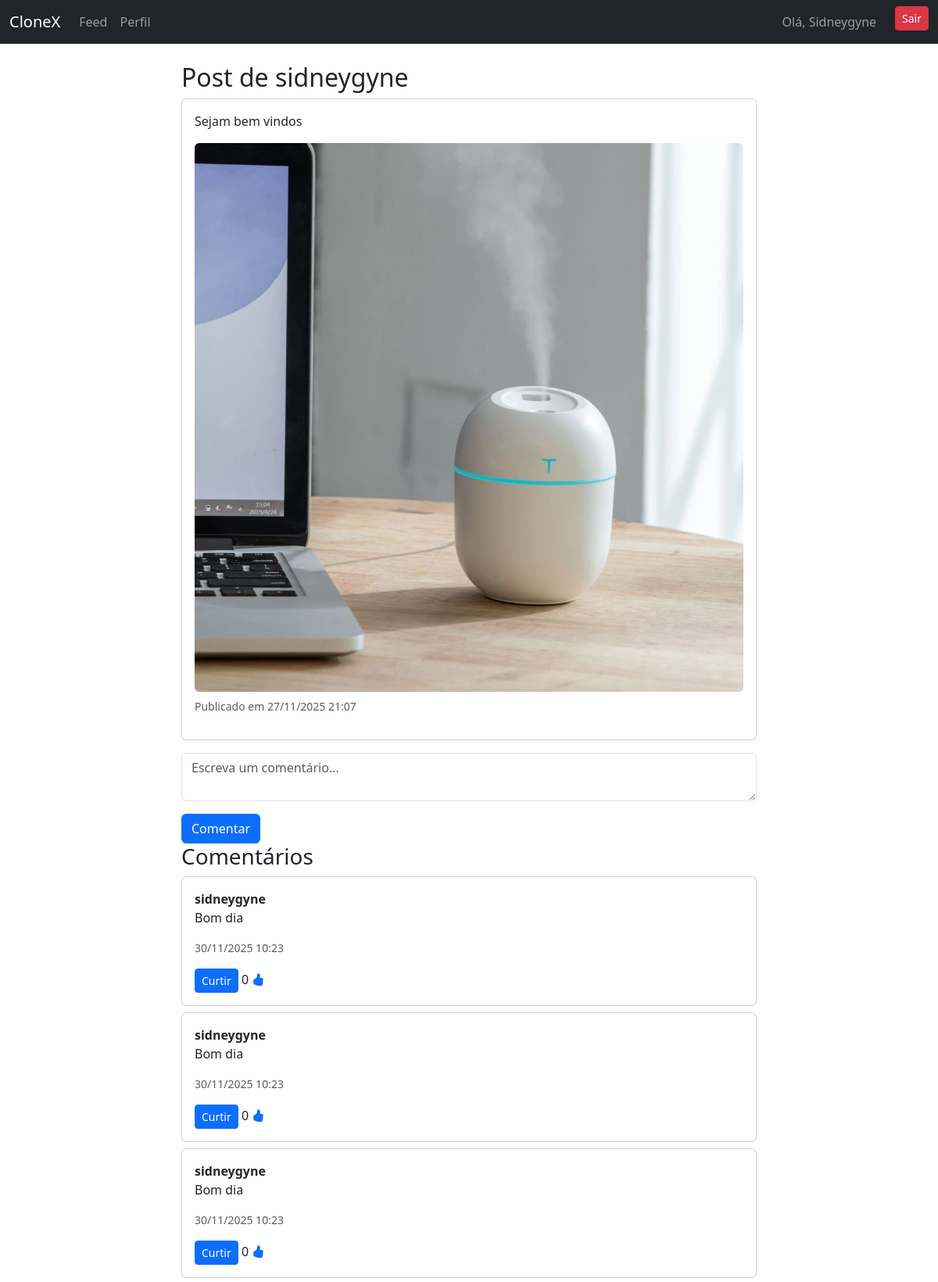
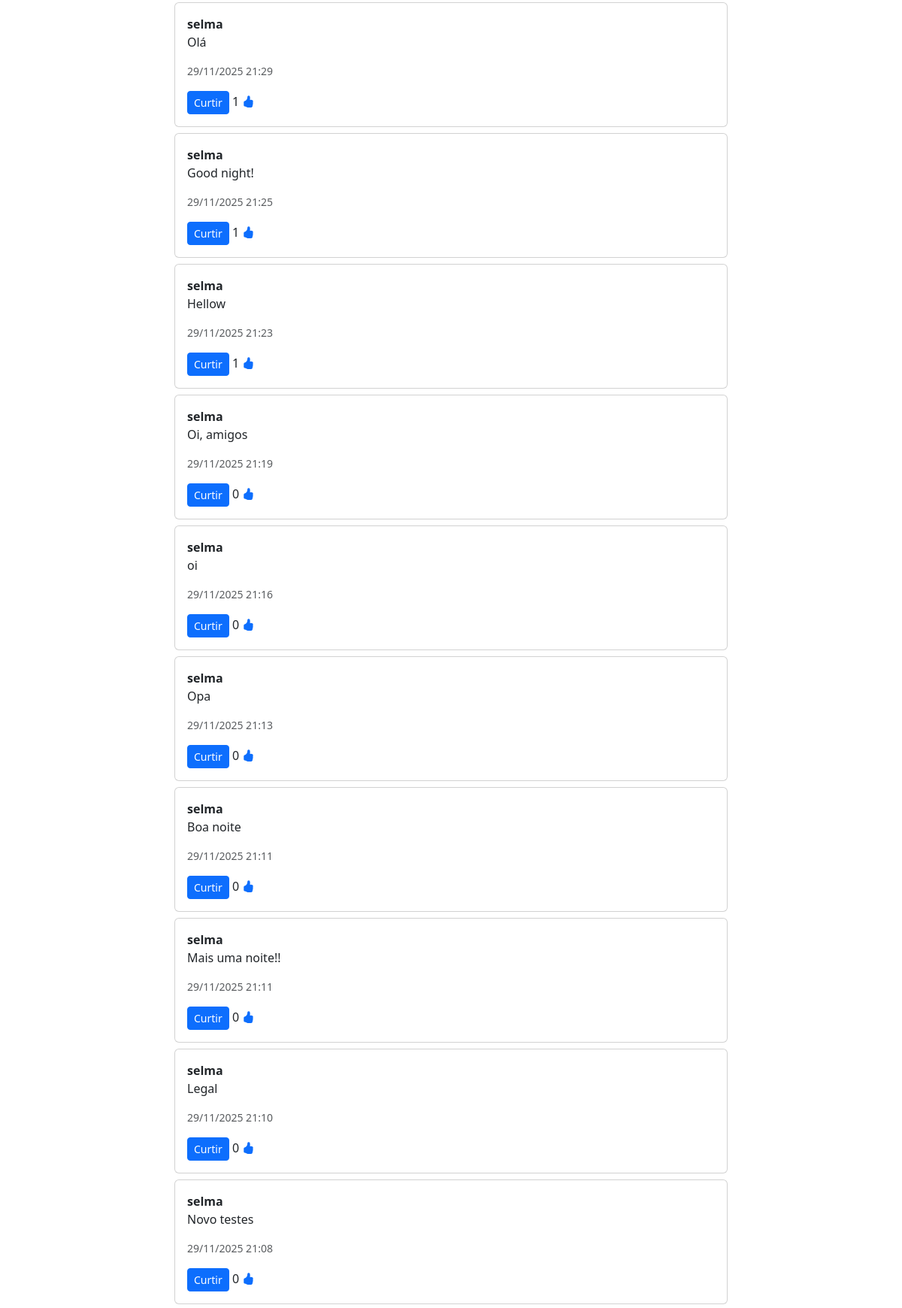
The page /comments/3/ (signed in, upper part) on the database its author committed (2 pictures, top to bottom).
### accounts/models.py (models this page shows, shortened)
class Profile(models.Model):
    user = models.OneToOneField(User, on_delete=models.CASCADE, related_name="profile")
    display_name = models.CharField(max_length=100, blank=True)
    avatar = models.ImageField(upload_to="avatars/", blank=True, null=True)
    bio = models.CharField(max_length=160, blank=True)
    created_at = models.DateTimeField(auto_now_add=True)

### social/models.py (models this page shows, shortened)
class Post(models.Model):
    author = models.ForeignKey(User, on_delete=models.CASCADE, related_name="posts")
    content = models.CharField(max_length=280)
    image = models.ImageField(upload_to="posts/", blank=True, null=True)
    created_at = models.DateTimeField(auto_now_add=True)

class Comment(models.Model):
    author = models.ForeignKey(
        User,
        related_name="user_comments",   # 🔹 comentários feitos pelo usuário
        on_delete=models.CASCADE
    )
    post = models.ForeignKey(
        Post,
        related_name="comments",        # 🔹 comentários do post
        on_delete=models.CASCADE
    )
    content = models.TextField()
    created_at = models.DateTimeField(auto_now_add=True)

### social/views.py (the view)
# urls.py: path("comments/<int:post_id>/", comments_view, name="comments"),
@login_required
def comments_view(request, post_id):
    post = get_object_or_404(Post, id=post_id)
    if request.method == "POST":
        form = CommentForm(request.POST)
        if form.is_valid():
            novo_comentario = form.save(commit=False)
            novo_comentario.post = post
            novo_comentario.author = request.user
            novo_comentario.save()
            return JsonResponse({
                "id": novo_comentario.id,
                "author": request.user.username,
                "content": novo_comentario.content,
                "created_at": localtime(novo_comentario.created_at).strftime("%d/%m/%Y %H:%M"),
                "total_comments": post.comments.count(),  # 🔹 contador atualizado
            })
    else:
        comments = Comment.objects.filter(post=post).order_by("-created_at")
        form = CommentForm()
        liked_comments = CommentLike.objects.filter(user=request.user).values_list("comment_id", flat=True)
        return render(request, "comments.html", {
            "post": post,
            "comments": comments,
            "form": form,
            "liked_comments": liked_comments,
        })

### social/forms.py
class CommentForm(forms.ModelForm):
    class Meta:
        model = Comment
        fields = ["content"]
        labels = {
            "content": ""
        }
        widgets = {
            "content": forms.Textarea(attrs={
                "class": "form-control w-100",
                "rows": 2,
                "placeholder": "Escreva um comentário..."
            }),
        }

### templates/comments.html
{% extends "base.html" %} {% load static %} {% block content %}
<h2>Post de {{ post.author.username }}</h2>
<div class="card mb-3">
  <div class="card-body">
    <p>{{ post.content }}</p>
    {% if post.image %}
    <img src="{{ post.image.url }}" class="img-fluid rounded mb-2" />
    {% endif %}
    <p class="text-muted small">
      Publicado em {{ post.created_at|date:"d/m/Y H:i" }}
    </p>
  </div>
</div>
<form
  method="post"
  action="{% url 'comments' post.id %}"
  class="comment-form"
  data-post-id="{{ post.id }}"
>
  {% csrf_token %} {{ form.as_p }}
  <button type="submit" class="btn btn-primary">Comentar</button>
</form>
<h3>Comentários</h3>
<div id="comments-list-{{ post.id }}">
  {% for comment in comments %}
  <div class="card mb-2">
    <div class="card-body">
      <strong>{{ comment.author.username }}</strong>
      <p>{{ comment.content }}</p>
      <p class="text-muted small">{{ comment.created_at|date:"d/m/Y H:i" }}</p>
      <form
        method="post"
        action="{% url 'toggle-comment-like' comment.id %}"
        class="comment-like-form d-inline"
        data-comment-id="{{ comment.id }}"
      >
        {% csrf_token %} {% if comment.id in liked_comments %}
        <button type="submit" class="btn btn-sm btn-danger">Descurtir</button>
        {% else %}
        <button type="submit" class="btn btn-sm btn-primary">Curtir</button>
        {% endif %}
      </form>
      <span id="comment-likes-count-{{ comment.id }}">
        <span class="like-number">{{ comment.likes.count }}</span>
        <i class="bi bi-hand-thumbs-up-fill text-primary"></i>
      </span>
    </div>
  </div>
  {% empty %}
  <p>Nenhum comentário ainda.</p>
  {% endfor %}
</div>
{% endblock %}

### templates/base.html (shortened to what this page needs)
{% load static %}
<!DOCTYPE html>
<html lang="pt-br">
<head>
  <link rel="stylesheet" href="{% static 'css/style.css' %}">
  <link rel="stylesheet" href="https://cdn.jsdelivr.net/npm/bootstrap@5.3.2/dist/css/bootstrap.min.css">
  <link rel="stylesheet" href="https://cdn.jsdelivr.net/npm/bootstrap-icons@1.11.1/font/bootstrap-icons.css">
</head>
{% load static %}
<body>
  <nav class="navbar navbar-expand-lg navbar-dark bg-dark">
    <div class="container-fluid">
      <a class="navbar-brand" href="/">CloneX</a>
      <div class="collapse navbar-collapse" id="navbarNav">
        <ul class="navbar-nav me-auto">
          <li class="nav-item"><a class="nav-link" href="/feed/">Feed</a></li>
          <li class="nav-item"><a class="nav-link" href="/{{ user.username }}/">Perfil</a></li>
        </ul>
        <ul class="navbar-nav">
          {% if user.is_authenticated %}
            <li class="nav-item pe-3"><span class="nav-link">Olá, {{ user.profile.display_name }}</span></li>
            <li class="nav-item p">
              <form method="post" action="{% url 'logout' %}">
                <button class="btn btn-danger btn-sm" type="submit">Sair</button>
              </form>
            </li>
          {% else %}
            <li class="nav-item"><a class="nav-link" href="{% url 'login' %}">Entrar</a></li>
            <li class="nav-item"><a class="nav-link" href="{% url 'register' %}">Registrar</a></li>
          {% endif %}
        </ul>
      </div>
    </div>
  </nav>
  <main class="container mt-4">
    <div class="row justify-content-center">
      <div class="col-md-8">
        {% block content %}{% endblock %}
      </div>
    </div>
  </main>
</body>
</html>

### templates/base.html (style rules this page uses)
html, body { height: 100%; margin: 0; }
body { display: flex; flex-direction: column; min-height: 100vh; }
main { flex: 1; }

### rows shown on the page
Post: author.username "sidneygyne", content "Sejam bem vindos", image (picture), created_at "27/11/2025 21:07"
Comment: author.username "sidneygyne", content "Bom dia", created_at "30/11/2025 10:23", shows "Curtir", likes.count "0"
Comment: author.username "sidneygyne", content "Bom dia", created_at "30/11/2025 10:23", shows "Curtir", likes.count "0"
Comment: author.username "sidneygyne", content "Bom dia", created_at "30/11/2025 10:23", shows "Curtir", likes.count "0"
Comment: author.username "selma", content "Olá", created_at "29/11/2025 21:29", shows "Curtir", likes.count "1"
Comment: author.username "selma", content "Good night!", created_at "29/11/2025 21:25", shows "Curtir", likes.count "1"
Comment: author.username "selma", content "Hellow", created_at "29/11/2025 21:23", shows "Curtir", likes.count "1"
Comment: author.username "selma", content "Oi, amigos", created_at "29/11/2025 21:19", shows "Curtir", likes.count "0"
Comment: author.username "selma", content "oi", created_at "29/11/2025 21:16", shows "Curtir", likes.count "0"
Comment: author.username "selma", content "Opa", created_at "29/11/2025 21:13", shows "Curtir", likes.count "0"
Comment: author.username "selma", content "Boa noite", created_at "29/11/2025 21:11", shows "Curtir", likes.count "0"
Comment: author.username "selma", content "Mais uma noite!!", created_at "29/11/2025 21:11", shows "Curtir", likes.count "0"
Comment: author.username "selma", content "Legal", created_at "29/11/2025 21:10", shows "Curtir", likes.count "0"
Comment: author.username "selma", content "Novo testes", created_at "29/11/2025 21:08", shows "Curtir", likes.count "0"

### other values the page prints
{{ user.profile.display_name }} "Sidneygyne"
